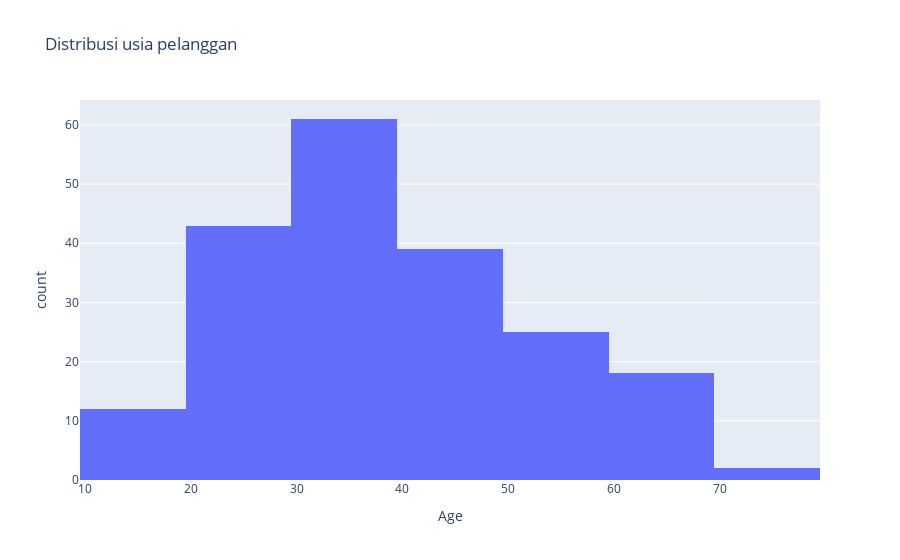

The notebook cell saved with this chart:
### Markdown cell above
#### 2.2 Bagaimana distribusi skor pengeluaran dari kelompok usia yang berbeda?

### Code cell
px.histogram(customer_df, x="Age", title="Distribusi usia pelanggan", nbins=10)

### Figure 1 — Plotly figure (JSON) as saved in the notebook; plotly's stock layout.template omitted (floating-point values rounded to 4 significant figures; data arrays with more than 128 entries replaced by an {"elided": "..."} marker saying what was removed)
{"data": [{"alignmentgroup": "True", "bingroup": "x", "hovertemplate": "Age=%{x}<br>count=%{y}<extra></extra>", "legendgroup": "", "marker": {"color": "#636efa", "pattern": {"shape": ""}}, "name": "", "nbinsx": 10, "offsetgroup": "", "orientation": "v", "showlegend": false, "type": "histogram", "x": {"elided": "200 int values"}, "xaxis": "x", "yaxis": "y"}], "layout": {"barmode": "relative", "legend": {"tracegroupgap": 0}, "title": {"text": "Distribusi usia pelanggan"}, "xaxis": {"anchor": "y", "domain": [0, 1], "title": {"text": "Age"}}, "yaxis": {"anchor": "x", "domain": [0, 1], "title": {"text": "count"}}}}
